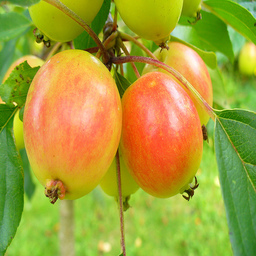
#> input picture Image-Classification/images/a1.jpg, 256 x 256 px; its folder holds 4 pictures in this run
$ jupyter execute --allow-errors Fruit_Image_Classification.ipynb
#> lines starting #> are read from the running program, lines starting #| are printed output that depends on the picture
# Fruit Image Classification

This project implements a binary classifier to distinguish between apples (Class 0) and bananas (Class 1) using solely handcrafted image data features (color criteria), without relying on standard machine learning models. The pipeline includes preprocessing, feature extraction, custom metric evaluation, and error analysis.

[cell 1]
import os
import random
import numpy as np
from PIL import Image
import seaborn as sns
import matplotlib.pyplot as plt

## Part A: Image Preprocessing and Resizing

Before applying any classification logic, it is essential to ensure uniform dimensions across all images.

**Reason for chosen dimensions (128x128):** Resizing to `128x128` pixels is chosen because it significantly reduces computational complexity while preserving enough spatial and color detail necessary for basic threshold-based feature extraction.

[cell 2]
images_path = 'images/'
resized_path = 'images_resized/'
os.makedirs(resized_path, exist_ok=True)

new_size = (128, 128)

for filename in os.listdir(images_path):
    if not (filename.endswith('.jpg') or filename.endswith('.jpeg')):
        continue
    img_path = os.path.join(images_path, filename)
    img = Image.open(img_path)
#> img is the input picture: PIL image 256x256 RGB; mean R, G, B 163.1, 159.4, 54.3
    if img.mode != 'RGB':
        img = img.convert('RGB')

    resized_img = img.resize(new_size, Image.LANCZOS)
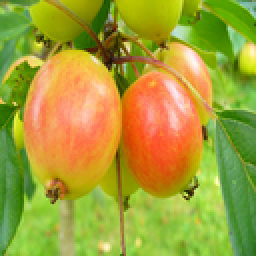
#> resized_img: PIL image 128x128 RGB (shown 2 times larger); mean R, G, B 163.1, 159.4, 54.4
    resized_img.save(os.path.join(resized_path, filename))
#> pass 2 of the loop `for filename in os.listdir(images_path):`:
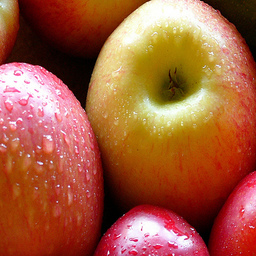
#> input picture Image-Classification/images/a10.jpg, 256 x 256 px
#> img is the input picture: PIL image 256x256 RGB; mean R, G, B 163, 91.2, 60.9
#> `resized_img = img.resize(new_size, Image.LANCZOS)`:
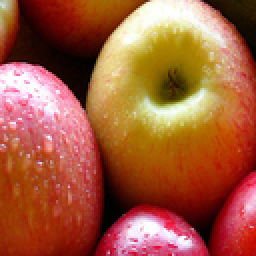
#> resized_img: PIL image 128x128 RGB (shown 2 times larger); mean R, G, B 163, 91.3, 60.9
#> pass 3 of the loop `for filename in os.listdir(images_path):`:
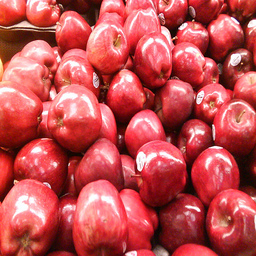
#> input picture Image-Classification/images/a11.jpg, 256 x 256 px
#> img is the input picture: PIL image 256x256 RGB; mean R, G, B 190.6, 78.4, 80.3
#> `resized_img = img.resize(new_size, Image.LANCZOS)`:
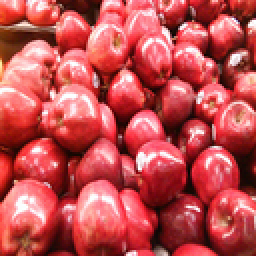
#> resized_img: PIL image 128x128 RGB (shown 2 times larger); mean R, G, B 190.5, 78.4, 80.2
#> the loop made 4 passes; the first 3 are shown

print(f"All images resized to {new_size} and saved in '{resized_path}' folder.")

## Part B: Feature Extraction Criteria

### Criterion 1: Majority Color Thresholding
This criterion creates color range masks to detect purely red pixels (indicating an apple) and yellow pixels (indicating a banana). The class with the higher pixel count dictates the prediction.

[cell 3]
def majority_color_classifier(image_path):
    image = Image.open(image_path).convert('RGB')
    data = np.array(image)

    apple_color_range = [(150, 0, 0), (255, 100, 100)]
    banana_color_range = [(200, 200, 0), (255, 255, 100)]

    apple_mask = (
        (data[:, :, 0] >= apple_color_range[0][0]) & (data[:, :, 0] <= apple_color_range[1][0]) &
        (data[:, :, 1] >= apple_color_range[0][1]) & (data[:, :, 1] <= apple_color_range[1][1]) &
        (data[:, :, 2] >= apple_color_range[0][2]) & (data[:, :, 2] <= apple_color_range[1][2])
    )

    banana_mask = (
        (data[:, :, 0] >= banana_color_range[0][0]) & (data[:, :, 0] <= banana_color_range[1][0]) &
        (data[:, :, 1] >= banana_color_range[0][1]) & (data[:, :, 1] <= banana_color_range[1][1]) &
        (data[:, :, 2] >= banana_color_range[0][2]) & (data[:, :, 2] <= banana_color_range[1][2])
    )

    apple_count = np.sum(apple_mask)
    banana_count = np.sum(banana_mask)

    return 0 if apple_count > banana_count else 1

### Criterion 2: Average RGB Ratio
This criterion calculates the mean RGB color of the entire image. Since yellow has high values in both Red and Green channels, and red has a high Red but low Green value, we can use the Red-to-Green ratio. A high ratio (> 1.25) implies an Apple, otherwise a Banana.

[cell 4]
def average_color_classifier(image_path):
    image = Image.open(image_path).convert('RGB')
    data = np.array(image)

    mean_color = data.mean(axis=(0, 1))
    r, g, b = mean_color

    g = g if g > 0 else 1e-5

    return 0 if (r / g) > 1.25 else 1

## Part C: Performance Metrics (Custom Implementations)
We implement custom functions to calculate the Confusion Matrix, Accuracy, and Precision, and use them to evaluate both criteria.

[cell 5]
def confusion_matrix(y_true, y_pred):
    tp = fp = fn = tn = 0
    for yt, yp in zip(y_true, y_pred):
        if yt == 1 and yp == 1:
            tp += 1
        elif yt == 0 and yp == 1:
            fp += 1
        elif yt == 1 and yp == 0:
            fn += 1
        elif yt == 0 and yp == 0:
            tn += 1
    return [[tp, fp], [fn, tn]]

def calculate_metrics(cm):
    TP, FP = cm[0][0], cm[0][1]
    FN, TN = cm[1][0], cm[1][1]
    accuracy = (TP + TN) / (TP + TN + FP + FN)
    precision = TP / (TP + FP) if (TP + FP) > 0 else 0
    return accuracy, precision

true_labels = []
#> true_labels = []
pred_majority = []
pred_average = []

valid_files = [f for f in os.listdir(resized_path) if f.startswith('a') or f.startswith('b')]

for filename in valid_files:
    label = 0 if filename.startswith('a') else 1
    true_labels.append(label)
    img_path = os.path.join(resized_path, filename)
    pred_majority.append(majority_color_classifier(img_path))
    pred_average.append(average_color_classifier(img_path))

print("--- Criterion 1 (Majority Color) ---")
cm_maj = confusion_matrix(true_labels, pred_majority)
#> after the loop in confusion_matrix, `for yt, yp in zip(y_true, y_pred):`: fn = 0
#> cm_maj = [[0, 0], [0, 0]]
#> (the rest of this cell did not finish here and is left out)

#> in calculate_metrics, `TP, FP = cm[0][0], cm[0][1]`: TP = 0
print(f"Accuracy: {acc_maj*100:.2f}%")
print(f"Precision: {prec_maj*100:.2f}%")

plt.figure(figsize=(6, 5))
sns.heatmap(cm_maj, annot=True, fmt='d', cmap='Blues', xticklabels=['Apple', 'Banana'], yticklabels=['Apple', 'Banana'])
plt.xlabel('Predicted')
plt.ylabel('True')
plt.title('Confusion Matrix (Criterion 1)')
plt.show()


print("\n\n--- Criterion 2 (Average Ratio) ---")
cm_avg = confusion_matrix(true_labels, pred_average)
acc_avg, prec_avg = calculate_metrics(cm_avg)
print(f"Accuracy: {acc_avg*100:.2f}%")
print(f"Precision: {prec_avg*100:.2f}%")

plt.figure(figsize=(6, 5))
sns.heatmap(cm_avg, annot=True, fmt='d', cmap='Blues', xticklabels=['Apple', 'Banana'], yticklabels=['Apple', 'Banana'])
plt.xlabel('Predicted')
plt.ylabel('True')
plt.title('Confusion Matrix (Criterion 2)')
plt.show()
